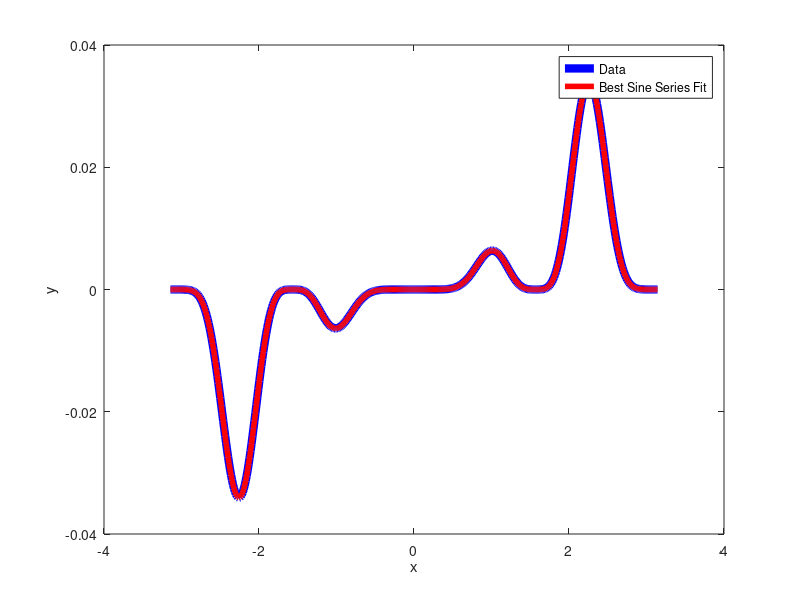

Here is the MATLAB script that generated this plot:
function fit_Sine_Series()

N=500;
xVals = linspace(-pi,pi,N);
yVals = ( (0.25*xVals.^2).* cos(xVals).^4.* sin(xVals).^7 )';

M = 40;
for i=1:N
    for j=1:M
        A(i,j) = sin(j*xVals(i));
    end
end

%Beta values
B = ((A'*A)^(-1))*A'*yVals;

%computing the l-2 norm
r_norm = sqrt((yVals - A*B)'*(yVals - A*B))

for a=1:N
    bestFitVals(a) = 0;
    for b = 1:M
        bestFitVals(a) = bestFitVals(a) + B(b)*sin(b*xVals(a));
    end
end

figure(1);
plot(xVals,yVals,'b','LineWidth',6);
hold on;
plot(xVals,bestFitVals,'r','LineWidth',4);
legend('Data','Best Sine Series Fit');
xlabel('x');
ylabel('y');
hold off;

%%%%%%%%%%%%%%%%%%%%%%%%%%%%%%%%%%5
% Questions %
%
% a.) When M=5, the residual is 0.0813. When M=10, the residual is 0.0096.
% When M=20, the residual is 2.1412e-06. When M=40, the residual is
% 3.9199e-09.
% b.) This series is called a Fourier series.